Frame 1 (no input): blank canvas, image omitted
Frame 60 (no input): blank canvas, image omitted
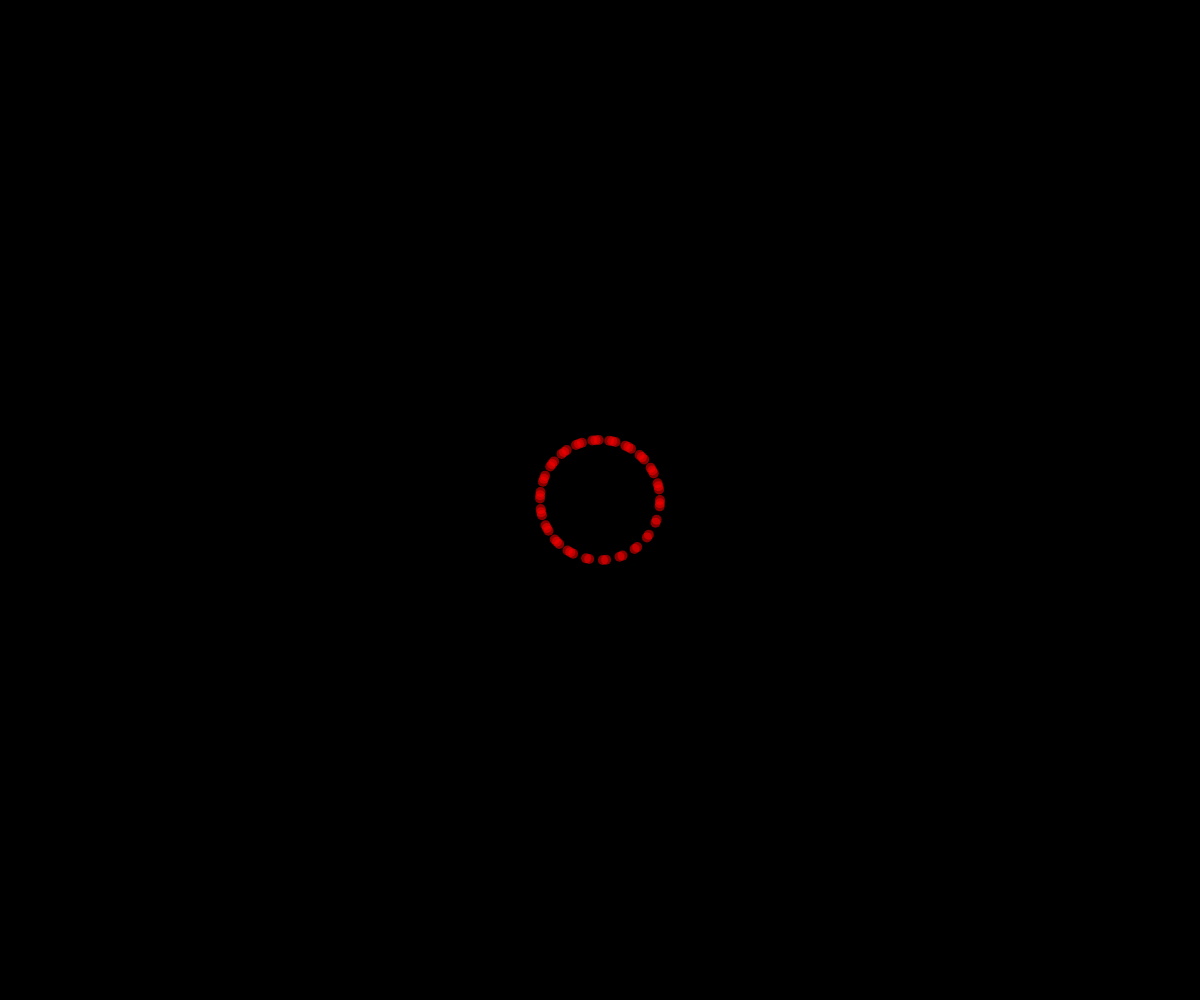
Frame 120 (the mouse pressed at the canvas centre since frame 60)

The p5.js sketch whose frames 1 and 60 were blank and that drew this single picture after the mouse press (run headless with seeded random() and noise() and a simulated clock; from frame 60 on, the mouse is pressed at the canvas centre):

// p5.js sketch
// ── sketch.js
// Fireworks OOP Demo

let auto = false;

let theFireworks = [];

class Particle {
  constructor(x, y, dx, dy) {
    this.x = x;
    this.y = y;
    this.dx = dx;
    this.dy = dy;
    this.radius = 5;
    this.r = 255;
    this.g = 0;
    this.b = 0;
    this.alpha = 255;
  }

  display() {
    noStroke();
    fill(this.r, this.g, this.b, this.alpha);
    circle(this.x, this.y, this.radius * 2);
  }

  update() {
    //move
    this.x += this.dx;
    this.y += this.dy;
    this.alpha -= 2;


  }

  isDead() {
    return this.alpha <= 0;
  }

  
}

function setup() {
  createCanvas(windowWidth, windowHeight);
}

function draw() {
  background(0);
  for (let i = theFireworks.length - 1; i >= 0; i--) {
    let particle = theFireworks[i];
    particle.update();
    if (particle.isDead()) {
      //remove from array
      theFireworks.splice(i, 1);
    }
    else {
      particle.display();
    }
  }
  
  if (auto) {
    for (let i = 0; i < 100; i++) {
      let dx = random(-5, 5);
      let dy = random(-5, 5);
      let someParticle = new Particle(mouseX, mouseY, dx, dy);
      theFireworks.push(someParticle);
    }
  }
}

function mousePressed() {
  for (let i = 0; i < 360; i += 6) {
    let rand = 1;
    let dx = cos(i) * rand;
    let dy = sin(i) * rand;
    let someParticle = new Particle(mouseX, mouseY, dx, dy);
    theFireworks.push(someParticle);
  }
}

function keyTyped() {
  if (key === "a") {
    auto = !auto;
  }
}
